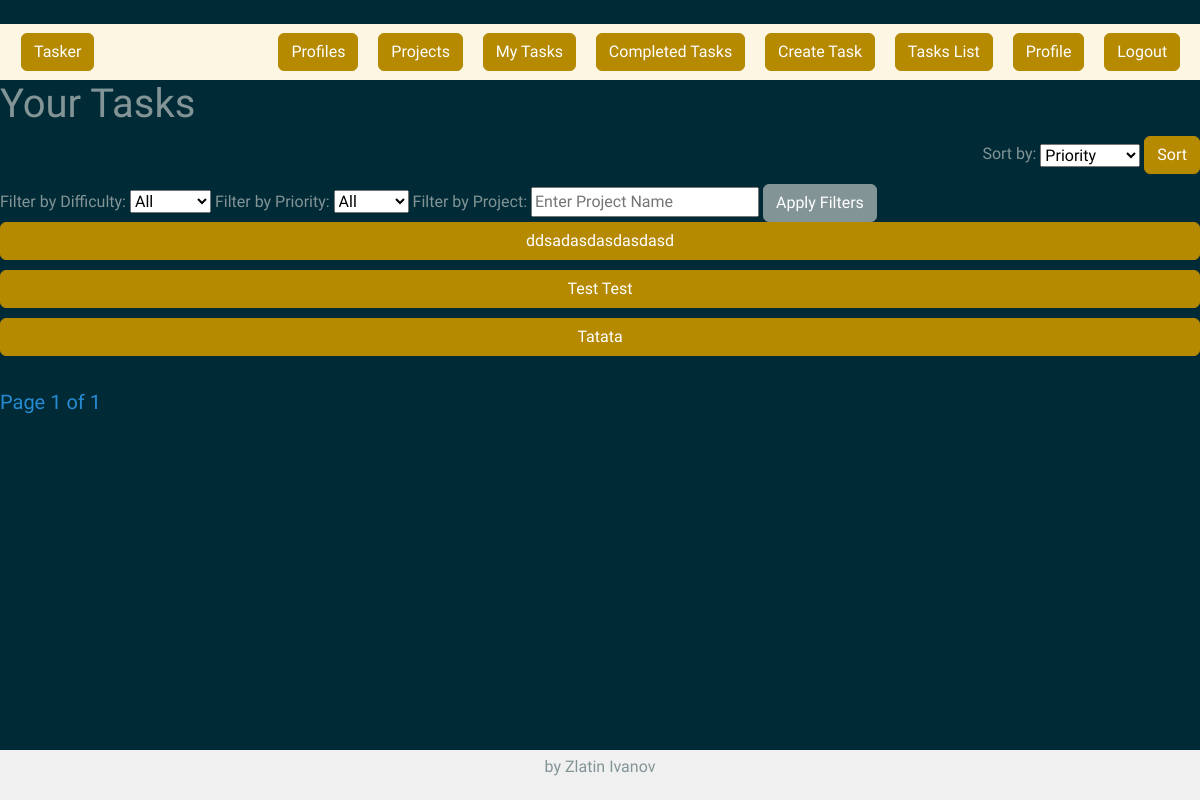
Page /tasks/my_tasks/ (signed in) on the earlier database version.
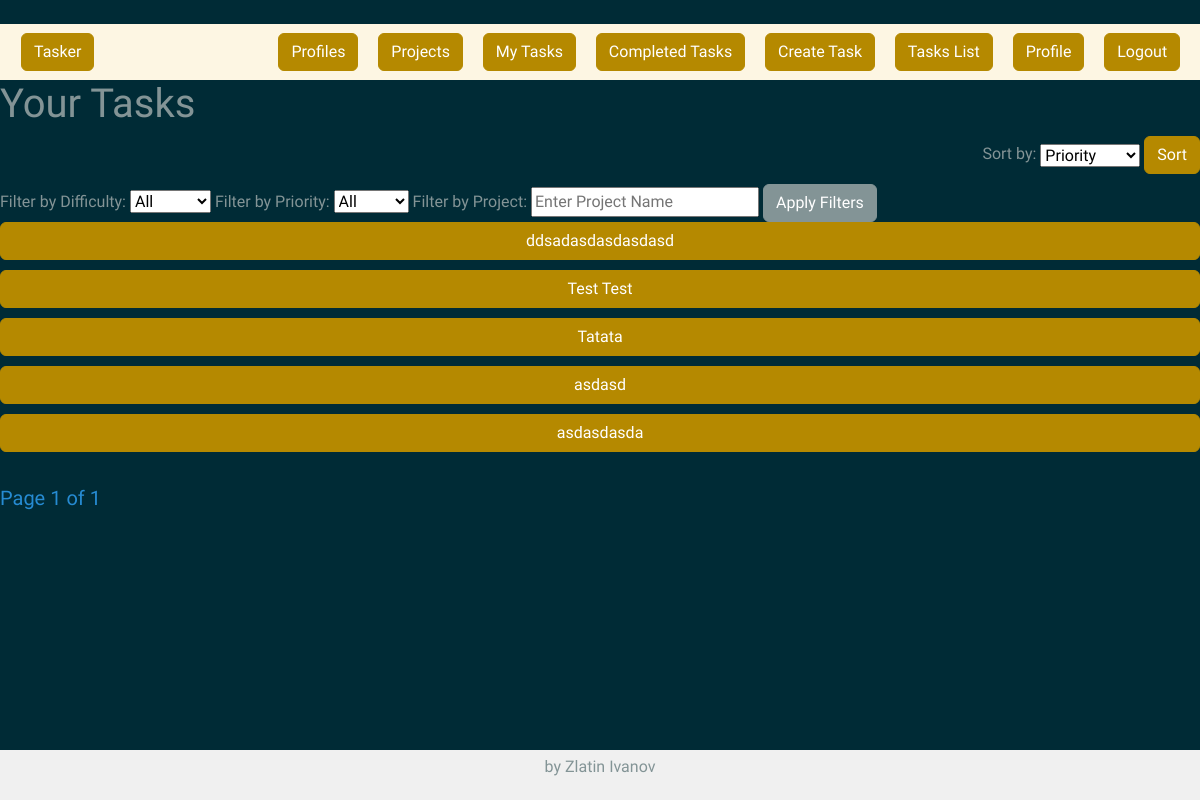
Same page on the later database version.
### tasker/tasks/models.py (models this page shows, shortened)
class Tasks(models.Model):
    class Meta:
        verbose_name_plural = "tasks"
    title = models.CharField(
        max_length=50,
        help_text="Enter the task title",
        verbose_name="Task title",
    )
    description = models.TextField(
        max_length=500,
        help_text="Enter the task description",
        verbose_name="Task description",
    )
    due_date = models.DateField(
        help_text="Choose the task due date",
        verbose_name="Task due date",
    )
    priority = models.CharField(
        max_length=20,
        choices=PRIORITY_CHOICES,
        help_text="Choose the task priority",
        verbose_name="Task priority",
    )
    created_at = models.DateTimeField(
        auto_now_add=True,
        verbose_name="Task creation date",
    )
    project = models.ForeignKey(
        Project,
        null=True,
        blank=True,
        on_delete=models.CASCADE,
        help_text="Choose the task project",
        verbose_name="Task project",
    )
    difficulty = models.CharField(
        max_length=20,
        choices=DIFFICULTY_CHOICES,
        help_text="Choose the task difficulty",
        verbose_name="Task difficulty",
    )
    state = models.CharField(
        max_length=20,
        choices=TaskState.choices,
        default=TaskState.NOT_DONE,
        verbose_name="Task state",
    )
    assigned_to = models.ManyToManyField(
        UserModel,
        related_name='assigned_tasks',
        help_text="Choose the task assigned to",
        verbose_name="Task assigned to",
        blank=True,
        null=True,
    )
    created_by = models.ForeignKey(
        TaskerUser,
        related_name='creator',
        on_delete=models.CASCADE,
        help_text="Choose the task created by",
        verbose_name="Task created by",
    )
    completed_at = models.DateTimeField(
        null=True,
        blank=True,
        verbose_name="Task completion date",
    )

### tasker/tasks/views.py (the view)
# urls.py: path('my_tasks/', UserTasksListView.as_view(), name='user_tasks'),
class UserTasksListView(auth_mixin.LoginRequiredMixin, views.ListView):
    model = Tasks
    template_name = 'tasks/user_tasks.html'
    context_object_name = 'tasks'
    paginate_by = 5
    def get_context_data(self, **kwargs):
        context = super().get_context_data(**kwargs)
        queryset = self.get_queryset()
        page_number = self.request.GET.get('page')
        context.update(get_paginated_context_data(queryset, self.paginate_by, page_number))
        return context
    def get_queryset(self):
        return Tasks.objects.filter(assigned_to=self.request.user)

### tasker/common/templatetags/paging.py (called while the page is built)
def get_paginated_context_data(queryset, paginate_by, page_number):
    paginator = Paginator(queryset, paginate_by)
    try:
        page_obj = paginator.get_page(page_number)
    except PageNotAnInteger:
        page_obj = paginator.page(1)
    except EmptyPage:
        page_obj = paginator.page(paginator.num_pages)
    return {'page_obj': page_obj}

### templates/tasks/user_tasks.html
{% extends 'base.html' %}
{% load static %}
{% block main_content %}
    <h1>Your Tasks</h1>
    {% include "helpers/sort_tasks.html" %}
    {% include "helpers/filter_tasks.html" %}
        {% for task in tasks %}
            <a class="btn button-long btn-primary" href="{% url 'task_details' pk=task.pk %}">{{ task.title }}</a>
        {% endfor %}
    {% include "common/paging/pagination.html" %}
{% endblock %}

Differences in the rows shown:
added Tasks: title "asdasd"
added Tasks: title "asdasdasda"
